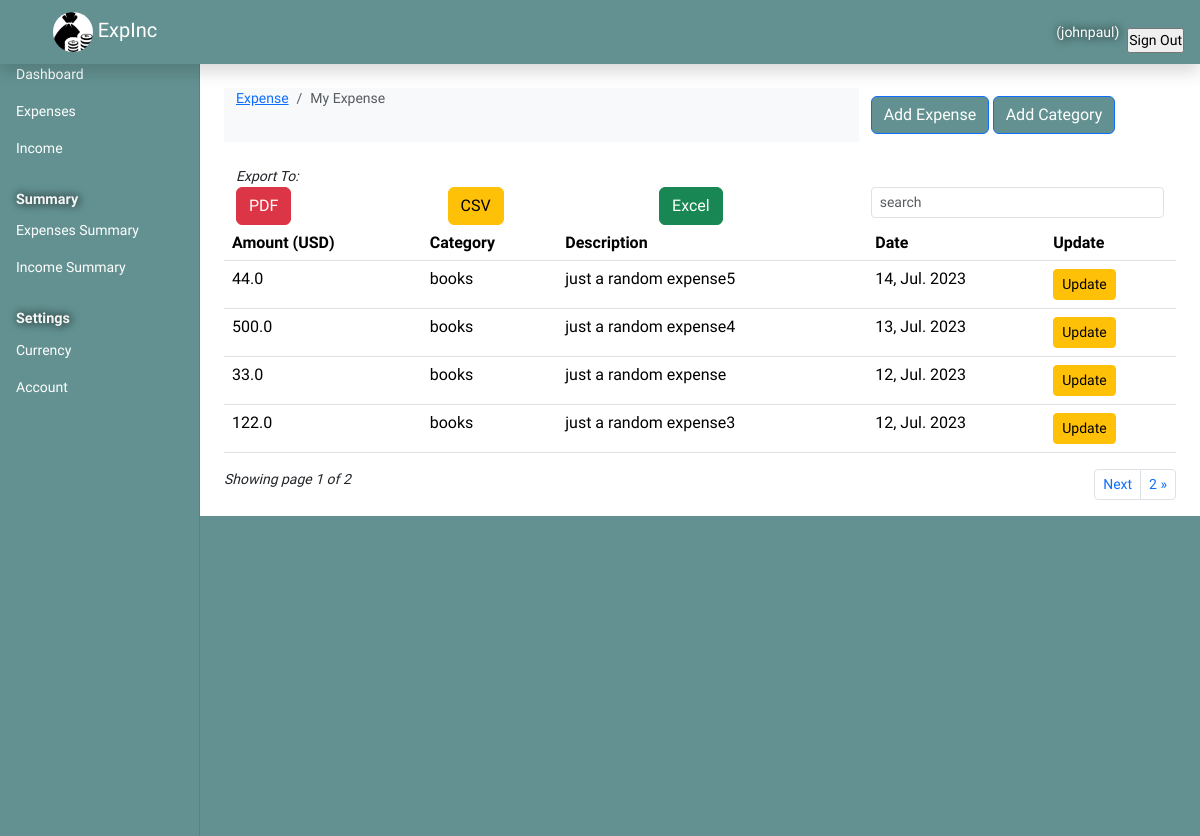
The app's page /expense/ (signed in) with its own data.
### userPrefrences/models.py (models this page shows, shortened)
class userPrefrences(models.Model):
    user = models.OneToOneField(User, on_delete = models.CASCADE)
    currency = models.CharField(max_length = 100, blank = True, null = True)
    class Meta:
        verbose_name_plural = "user Prefrences"

### expenses/models.py (models this page shows, shortened)
class Expense(models.Model):
    amount = models.FloatField()
    date = models.DateField(default=now)
    description = models.TextField()
    owner = models.ForeignKey(User, on_delete=models.CASCADE)
    category = models.CharField(max_length=225)
    class Meta:
        ordering=['-date']

### expenses/views.py (the view)
# urls.py: path('expense/', index.as_view(), name="expenses"),
class index(LoginRequiredMixin,TemplateView):
    def get(self, request):
        expense = Expense.objects.filter(owner=request.user)
        category = Category.objects.all()
        try:
            currency = userPrefrences.objects.get(user=request.user).currency
        except:
            currency = None
        paginator = Paginator(expense, 4)
        page_number = request.GET.get('page')
        page_obj = Paginator.get_page(paginator, page_number)
        context = {'expenses':expense, 'category':category,
        'page_obj':page_obj, 'currency':currency}
        return render(request, 'index.html', context)

### templates/index.html (shortened to what this page needs)
{% extends 'base.html' %}
{% load static %}
{% block content %}
<div class="container mt-4 ">
    <div class="row">
        <div class="col-sm-8 bg-light">
            <nav aria-label="breadcrumb">
                <ol class="breadcrumb">
                    <li class="breadcrumb-item"><a href="">Expense</a></li>
                    <li class="breadcrumb-item active" aria-current="page">My Expense</li>
                </ol>
            </nav>
        </div>
        <div class="col-sm-4 ">
            <a href="{% url 'add-expense'%}" class="btn btn-primary ">Add Expense</a>
            <a href="#" class="btn btn-primary my-md-2 my-sm-2">Add Category</a>
        </div>
        </div>
        <div class="row mt-4 ">
            <em >Export To:</em>
            <div class="col-8">
                <div class="row">
                    <div class="col-4">
                        <a href="{% url 'export_pdf' %}" class="btn btn-danger  rounded">PDF  </a>
                    </div>
                    <div class="col-4">
                        <a href="{% url 'export_csv' %}" class="btn btn-warning rounded">CSV </a>
                    </div>
                    <div class="col-4">
                        <a href="{% url 'export_excel'%}" class="btn btn-success rounded" style="min-width:50px;">Excel </a>
                    </div>
                </div>
            </div>
            <div class="col-4">
                <div class="form-group">
                    <form action="" method="post" onsubmit="return false;">
                        <input type="text" class="form-control form-control-sm" id="searchField" placeholder="search" name="searchText">
                    </form>
                </div>
            </div>
        </div>
    </div>
    <div class="contaner ">
       <div class="app-table">
        <table class="table table-stripped table-hover">
            <thead>
                <tr>
                    <th>Amount ({{currency|slice:"3"}})</th>
                    <th>Category</th>
                    <th>Description</th>
                    <th>Date</th>
                    <th>Update</th>
                </tr>
            </thead>
            <tbody>
                {% for expense in page_obj %}
                <tr>
                    <td>{{expense.amount}}</td>
                    <td>{{expense.category}}</td>
                    <td>{{expense.description}}</td>
                    <td>{{expense.date|date:"d, M. Y"}}</td>
                    <td><a href="{% url 'update-expense' expense.id%}" class="btn btn-sm btn-warning">Update</a></td>
                </tr>
                {%endfor%}
            </tbody>
        </table>
       </div>
        <nav class="pagination-container">
            <em>
                Showing page {{page_obj.number}} of {{ page_obj.paginator.num_pages }}
            </em>
            <ul class="pagination align-end float-end me-auto pagination-sm ">
                {% if page_obj.has_next %}
                <li class="page-item"> <a class="page-link" href="?page={{ page_obj.next_page_number }}">Next</a></li>
                <li class="page-item"> <a class="page-link" href="?page={{ page_obj.paginator.num_pages }}">{{ page_obj.paginator.num_pages}} &raquo;</a></li>
                {% endif %}
                </ul>
          </nav>
    </div>
</div>
{% endblock content %}

### templates/base.html (shortened to what this page needs)
{% load static %}
<html lang="en">
  <head>
<link href="{% static 'css/bootstrap.min.css' %}" rel="stylesheet" >
<link href="{% static 'css/main.css' %}" rel="stylesheet" >
    <link href="{% static 'css/dashboard.css' %}" rel="stylesheet">
  </head>
  <body>
<nav class="navbar navbar-dark sticky-top  flex-md-nowrap p-0 shadow" style="background-color: rgb(99, 145, 145);">
  <a class="navbar-brand col-sm-3 col-md-2 ms-0 " href="{% url 'expenses'%}">&nbsp; <img class="brand" src="{% static 'img/logo.png' %}" alt="logo"> ExpInc</a>
  <ul
    class="navbar-nav px-3"
    style="display: flex; flex-direction: row; align-items: center;"
  >
    <li class="nav-item text-nowrap">
      <span class="nav-link" href="">
        ({{request.user.username}})
      </span>
    </li>
    <li class="nav-item text-nowrap mt-3 ms-2">
      <form action="{% url  'logout' %}" method="POST">
        <input
          class="text text-capitalize"
          type="submit"
          value="Sign out"
        />
      </form>
    </li>
  </ul>
</nav>
<div class="container-fluid" >
  <div class="row">
    <main class="col-3  col-lg-2 ">
      {% include 'partials/sidebar.html' %}
    </main>
    <main class="col-9  ms-sm-auto col-lg-10 px-4">
      {% block content %}
      {% endblock content %}
  </div>
{% include 'partials/footer.html' %}
    </body>
</html>

### templates/partials/sidebar.html (shortened to what this page needs)
{% load static %}
<nav class="mt-md-2 col-3 col-lg-2  d-block bg-light sidebar" style="background-color: rgb(99, 145, 145)!important">
  <div class="sidebar-sticky">
    <ul class="nav flex-column">
      <li class="nav-item">
        <a class="nav-link active" href="{% url 'dashboard' %}">
          Dashboard
        </a>
      </li>
      <li class="nav-item">
        <a class="nav-link" href="{% url 'expenses' %}">
          Expenses
        </a>
      </li>
      <li class="nav-item">
        <a class="nav-link" href="{% url 'income' %}">
          Income
        </a>
      </li>
    </ul>
    <h6
      class="sidebar-heading d-flex justify-content-between align-items-center px-3 mt-4 mb-1 text-muted"
    >
      <span>Summary</span>
    </h6>
    <ul class="nav flex-column mb-2">
      <li class="nav-item">
        <a class="nav-link" href="{% url 'stats' %}">
          Expenses Summary
        </a>
      </li>
      <li class="nav-item">
        <a class="nav-link" href="">
          Income Summary
        </a>
      </li>
    </ul>
    <h6
      class="sidebar-heading d-flex justify-content-between align-items-center px-3 mt-4 mb-1 text-muted"
    >
      <span>Settings</span>
    </h6>
    <ul class="nav flex-column mb-2">
      <li class="nav-item">
        <a class="nav-link" href="{% url 'preference' %}">
          Currency
        </a>
      </li>
      <li class="nav-item">
        <a class="nav-link" href="#">
          Account
        </a>
      </li>
    </ul>
  </div>
</nav>

### templates/partials/footer.html (shortened to what this page needs)
<div style="width: 100%; height: 40%;
 background-color: rgb(99, 145, 145); position:relative; bottom: 0;   right: 0; left: 0; ">
    <h1>HELLO</h1>
</div>

### static/css/main.css (style rules this page uses)
:root { --box-shadow: 0 .5rem 1.5rem rgba(0, 0, 0, .4); }
* { margin: 0; padding: 0; }
body { font-family: 'Source Sans Pro', sans-serif!important; }
.btn-primary { background: rgb(99, 145, 145)!important; }
.navbar-brand { background: none!important; box-shadow: none!important; text-align: center; }
.brand { width: 40px; height: 40px; border-radius: 20px; }

### static/static2/css/dashboard.css (style rules this page uses)
body { font-size: .875rem; }
.sidebar { position: fixed; top: 0; bottom: 0; left: 0; z-index: 100; padding: 48px 0 0; box-shadow: inset -1px 0 0 rgba(0, 0, 0, .1); }
.sidebar-sticky { height: calc(100vh - 48px); overflow-x: hidden; overflow-y: auto; }
.sidebar .nav-link { font-weight: 500; color: #333; }
.sidebar .nav-link.active { color: #2470dc; }
.sidebar-heading { font-size: .75rem; }
.navbar-brand { padding-top: .75rem; padding-bottom: .75rem; background-color: rgba(0, 0, 0, .25); box-shadow: inset -1px 0 0 rgba(0, 0, 0, .25); }

### templates/partials/sidebar.html (style rules this page uses)
.nav-link { color: white!important; }
span { color: whitesmoke; font-weight: 900; font-size: larger; text-shadow:1px 0px 10px black; }

### records on screen
userPrefrences: currency "USD"
Expense: amount "44.0", category "books", description "just a random expense5", date "14, Jul. 2023"
Expense: amount "500.0", category "books", description "just a random expense4", date "13, Jul. 2023"
Expense: amount "33.0", category "books", description "just a random expense", date "12, Jul. 2023"
Expense: amount "122.0", category "books", description "just a random expense3", date "12, Jul. 2023"

### other values on screen
{{ request.user.username }} "johnpaul"
{{ page_obj.number }} "1"
{{ page_obj.paginator.num_pages }} "2"
